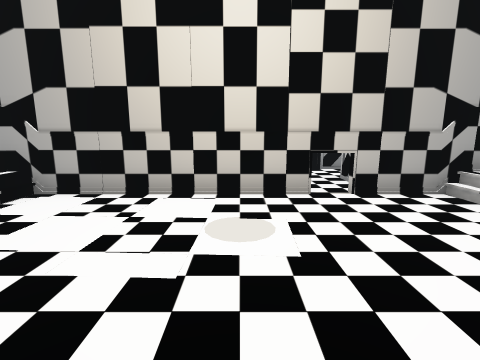
view 1 (above)

13 first-person views from a walk through a 3-D level made in the Unity game engine. The camera is 1.3 m above the floor, tilts 10° down and sees 85° across. The floor is counted in squares, 1 m on a side. Each view is taken from the middle of a square. On the plan, view 1 faces up. The plan holds only what a view shows up to about 13 squares ahead; the rest is blank. The place goes on beyond the plan. Some surface patterns are stand-ins.

view 2
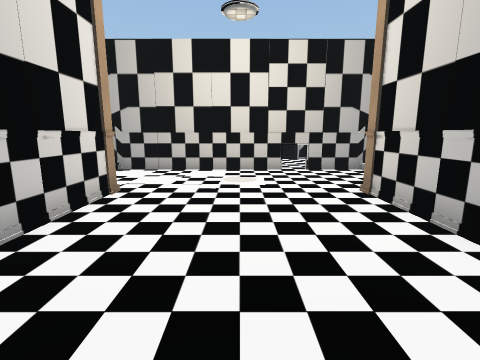

view 3
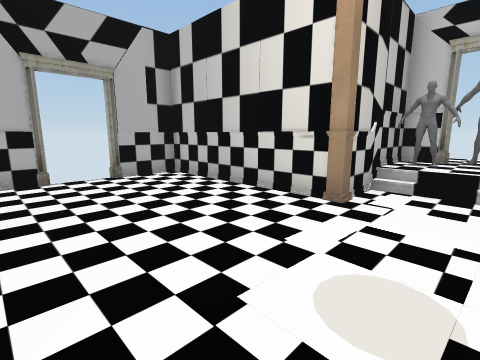

view 4
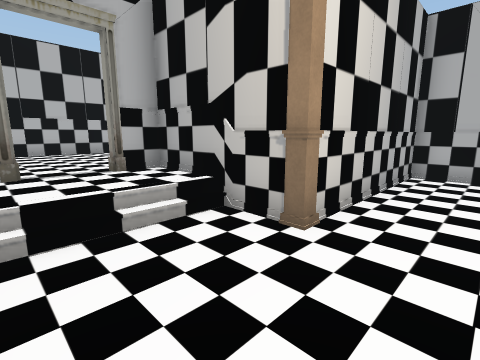

view 5
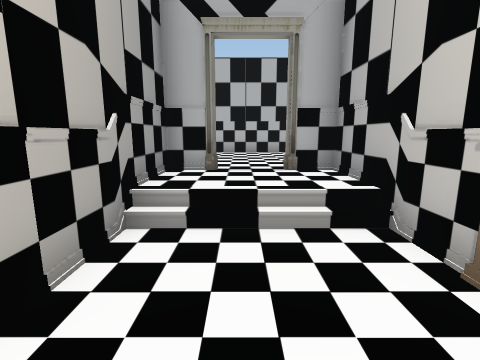

view 6
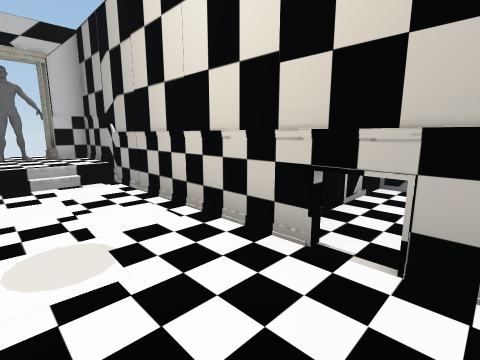

view 7
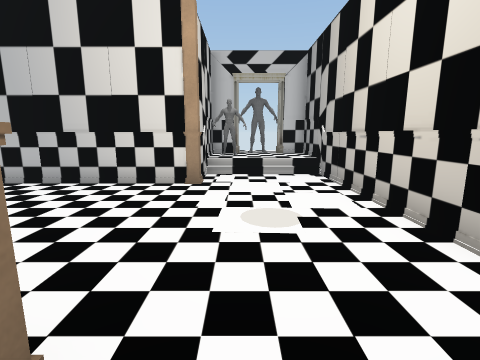

view 8
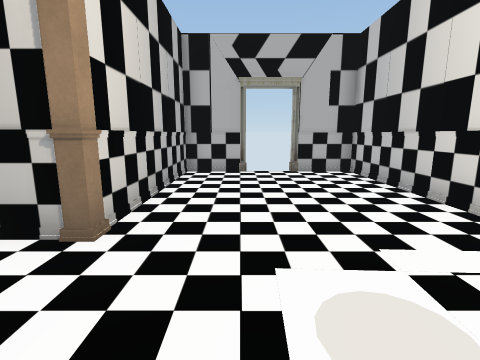

view 9
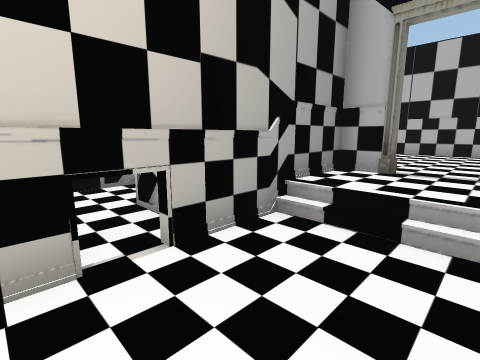

view 10
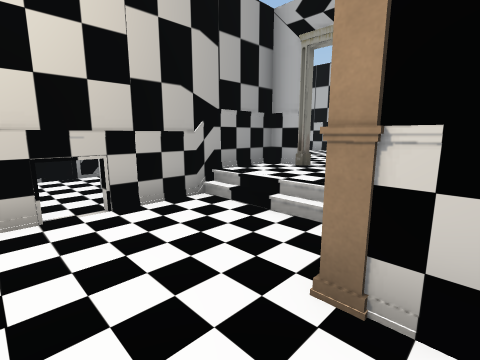

view 11
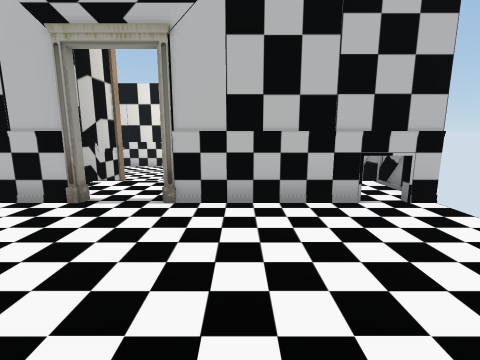

view 12
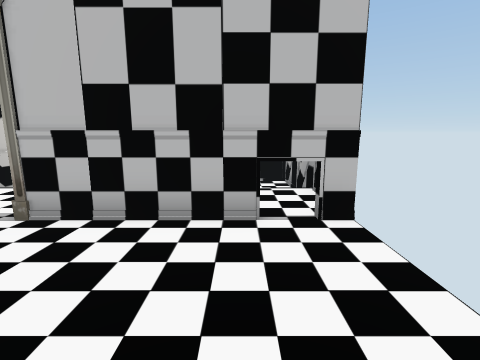

view 13
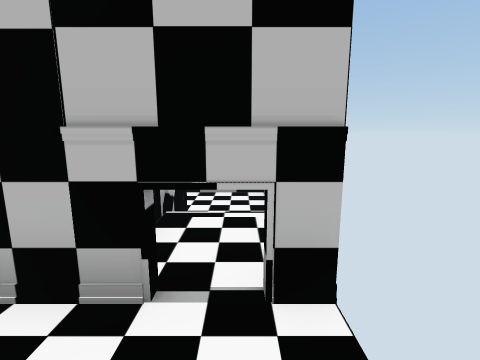

### Floor plan
Key: @ floor where view 1 was taken; # wall or solid block; x gap in a wall; . main floor; : floor 0.5 m higher than the main floor; E vent.
Columns run from 7 left of view 1 to 13 right of it. Each row starts with its distance up from view 1.
 10         ######E
  9         #...::E:::
  8         #.### E:::: #
  7         #.### #:::::#
  6 #########E#####:::::#
  5 #::.........::#:::::#
  4 x::.........::::::::#
  3 ##:.........::::::::#
  2 #####.....#####:::::#
  1     #.....#   #     #
  0     #..@..#
 -1     #.....#
 -2     #.....#
 -3     #.....#
 -4     ###.###

Positions as (right, up) in squares from view 1, and headings:
1: (0, 0), facing up
2: (0, -4), facing up
3: (2, 4), facing down-left
4: (1, 5), facing down-right
5: (1, 4), facing right
6: (3, 3), facing up-left
7: (4, 3), facing left
8: (1, 5), facing down
9: (1, 3), facing up-right
10: (1, 1), facing up-right
11: (12, 6), facing left
12: (11, 8), facing left
13: (9, 9), facing left
